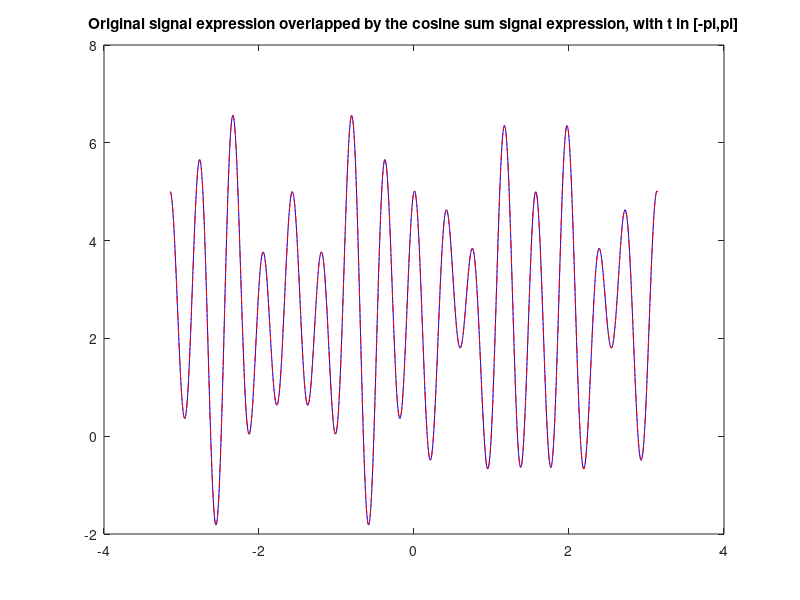
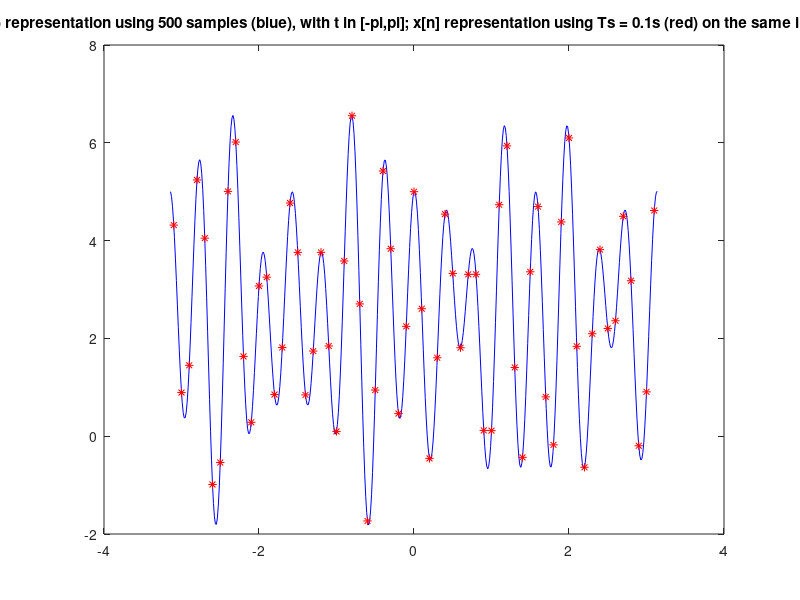

These charts were generated, in order, by the following MATLAB code: (Note: this script raises an error after producing the figures.)
% Ex. 1.
% G = 25;
% A1 = 2 * mod(G, 2);       % => A1 = 2
% A2 = 3 * mod(G + 1, 2);   % => A2 = 0
% A3 = 5 * mod(G, 2);		% => A3 = 5
% A4 = 4 * mod(G + 1, 2);	% => A4 = 0
% Wa = mod(G, 5) + 2;		% => Wa = 2
% Wb = mod(G, 7) + 7;		% => Wb = 11
% Wc = mod(G, 9) + 1;		% => Wc = 8

% x(t) = A1 * sin(Wa * t) * cos(Wb * t) + A2 * cos(Wa * t) * sin(Wb * t) + A3 * cos(Wc * t)^2 + A4 * sin(Wc * t)^2
% =>
% x(t) = 2 * sin(2 * t) * cos(11 * t) + 5 * cos(8 * t)^2

%% Ex. 1.1.
N_POINTS = 1000;
t_t = linspace(-pi, pi, N_POINTS);

x_t1 = 2 * sin(2 * t_t) .* cos(11 * t_t) + 5 .* cos(8 * t_t) .^ 2;
x_t2 = 5/2 * cos(0) + cos(9 * t_t + pi/2) + cos(13 * t_t + 3*pi/2) + 5/2 * cos(16 * t_t);

titl = 'Original signal expression overlapped by the cosine sum signal expression, with t in [-pi,pi]';
figure('Name', sprintf('Ex. 1.1: %s', titl));
plot(t_t, x_t1, 'b-', t_t, x_t2, 'r-.');
title(titl);

%% Ex. 1.2.
% x[n] = 5/2 * cos(0) + cos(9 * n * Ts + pi/2) + cos(13 * n * Ts + 3*pi/2) + 5/2 * cos(16 * n * Ts)

%% Ex. 1.3.
N_POINTS = 500;
Ts = 0.1;
t_t = linspace(-pi, pi, N_POINTS);
t_n = -floor(((pi-(-pi))/Ts)/2):1:floor(((pi-(-pi))/Ts)/2);

%%%
% Signal calculation using matrixes (for GPU-accelerated operations)
% Ci = [5/2 1 1 5/2];
% Wi = [0; 9; 13; 16];
% Ti = [0; pi/2; 3*pi/2; 0];
% x_t = Ci * cos(Wi * t_t + Ti * ones(size(t_t)));
%%%

x_t = 5/2 * cos(0) + cos(9 * t_t + pi/2) + cos(13 * t_t + 3*pi/2) + 5/2 * cos(16 * t_t);
x_n = 5/2 * cos(0) + cos(9 * t_n * Ts + pi/2) + cos(13 * t_n * Ts + 3*pi/2) + 5/2 * cos(16 * t_n * Ts);

titl = sprintf('x(t) representation using %d samples (blue), with t in [-pi,pi]; x[n] representation using Ts = %.1fs (red) on the same interval', N_POINTS, Ts);
figure('Name', sprintf('Ex. 1.3: %s', titl));
plot(t_t, x_t, 'b-', t_n * Ts, x_n, 'r*');
title(titl);

%% Ex.1.4.
MAX_ERROR = 0.001;
N_TIMES = 30;

syms t;
x_1 = 5/2 * cos(0) + cos(9 * t + pi/2) + cos(13 * t + 3*pi/2) + 5/2 * cos(16 * t);

% Assuming t is a real variable, abs() is redundant; therefore, its removal
% will provide the same result while being of faster computation, since it
% difficults the integral calculation.
% The lines commented below are also related with warnings thrown by the
% abs function and its 2nd order derivative (dirac function).

% x_1_energy = abs(x_1) ^ 2;
x_1_energy = x_1 ^ 2;

% warning('off','symbolic:sym:int:warnmsg1'); % suppress the "Warning: Explicit integral could not be found." message
time_t = 0;
for i=1:N_TIMES,
tic;
energy_t = int(x_1_energy, t, -pi, pi);
time_t = time_t + toc;
end;
time_t = time_t / N_TIMES;
% warning('on','symbolic:sym:int:warnmsg1');
fprintf('x_1(t) exact energy value for t ∈ [-π,π]:\n\tvalue: %s ≈ %.4f\n\texecution_time: %fs\n\n', char(energy_t), double(energy_t), time_t);

% warning('off','symbolic:mupadmex:MuPADTextWarning'); % suppress the "Warning: Function 'dirac' is not verified to be a valid MATLAB function." message
time_trap = 0;
for i=1:N_TIMES,
tic;
[energy_trap, step_trap] = trapezoidmaxerror(x_1_energy, -pi, pi, MAX_ERROR);
time_trap = time_trap + toc;
end;
time_trap = time_trap / N_TIMES;
% warning('on', 'symbolic:mupadmex:MuPADTextWarning');
fprintf('x_1(t) approximated energy value for t ∈ [-π,π] using the Trapezoid Rule (maximal error of %.3f):\n\tvalue: %.4f\n\tnecessary step: %f\n\texecution time: %fs\n\n', MAX_ERROR, energy_trap, step_trap, time_trap);

% warning('off','symbolic:mupadmex:MuPADTextWarning'); % suppress the "Warning: Function 'dirac' is not verified to be a valid MATLAB function." message
time_simpson = 0;
for i=1:N_TIMES,
tic;
[energy_simpson, step_simpson] = simpsonmaxerror(x_1_energy, -pi, pi, MAX_ERROR);
time_simpson = time_simpson + toc;
end;
time_simpson = time_simpson / N_TIMES;
% warning('on', 'symbolic:mupadmex:MuPADTextWarning');
fprintf('x_1(t) approximated energy value for t ∈ [-π,π] using Simpson Rule (maximal error of %.3f):\n\tvalue: %.4f\n\tnecessary step: %f\n\texecution time: %fs\n', MAX_ERROR, energy_simpson, step_simpson, time_simpson);

%% Ex.1.5.
%%%
% Energy calculation using matrixes (for GPU-accelerated operations)
% energy_n = sum(abs(x_n).^2);
%%%

Ts = 0.1;
t_n = -floor(((pi-(-pi))/Ts)/2):1:floor(((pi-(-pi))/Ts)/2);
x_n = 5/2 * cos(0) + cos(9 * t_n * Ts + pi/2) + cos(13 * t_n * Ts + 3*pi/2) + 5/2 * cos(16 * t_n * Ts);

energy_n = 0;
for i=1:length(x_n),
    energy_n = energy_n + abs(x_n(i))^2;
end
fprintf('x_1[n] signal''s energy for the [-π,π] interval is %f.\n', energy_n);
